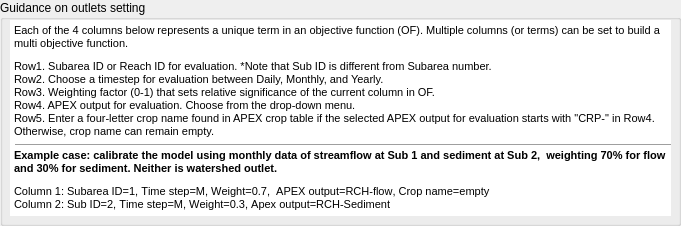
     <widget class="QGroupBox" name="groupBox_4">
      <property name="geometry">
       <rect>
        <x>10</x>
        <y>20</y>
        <width>681</width>
        <height>226</height>
       </rect>
      </property>
      <property name="title">
       <string>Guidance on outlets setting</string>
      </property>
      <widget class="QTextEdit" name="textEdit">
       <property name="geometry">
        <rect>
         <x>10</x>
         <y>20</y>
         <width>661</width>
         <height>126</height>
        </rect>
       </property>
       <property name="frameShape">
        <enum>QFrame::NoFrame</enum>
       </property>
       <property name="readOnly">
        <bool>true</bool>
       </property>
       <property name="html">
        <string>&lt;!DOCTYPE HTML PUBLIC &quot;-//W3C//DTD HTML 4.0//EN&quot; &quot;http://www.w3.org/TR/REC-html40/strict.dtd&quot;&gt;
&lt;html&gt;&lt;head&gt;&lt;meta name=&quot;qrichtext&quot; content=&quot;1&quot; /&gt;&lt;style type=&quot;text/css&quot;&gt;
p, li { white-space: pre-wrap; }
&lt;/style&gt;&lt;/head&gt;&lt;body style=&quot; font-family:'MS Shell Dlg 2'; font-size:9pt; font-weight:400; font-style:normal;&quot;&gt;
&lt;p style=&quot; margin-top:0px; margin-bottom:0px; margin-left:0px; margin-right:0px; -qt-block-indent:0; text-indent:0px;&quot;&gt;&lt;span style=&quot; font-size:8pt;&quot;&gt;Each of the 4 columns below represents a unique term in an objective function (OF). Multiple columns (or terms) can be set to build a multi objective function. &lt;/span&gt;&lt;/p&gt;
&lt;p style=&quot; margin-top:0px; margin-bottom:0px; margin-left:0px; margin-right:0px; -qt-block-indent:0; text-indent:0px;&quot;&gt;&lt;span style=&quot; font-size:6pt;&quot;&gt; &lt;/span&gt;&lt;/p&gt;
&lt;p style=&quot; margin-top:0px; margin-bottom:0px; margin-left:0px; margin-right:0px; -qt-block-indent:0; text-indent:0px;&quot;&gt;&lt;span style=&quot; font-size:8pt;&quot;&gt;Row1. Subarea ID or Reach ID for evaluation. *Note that Sub ID is different from Subarea number.&lt;/span&gt;&lt;/p&gt;
&lt;p style=&quot; margin-top:0px; margin-bottom:0px; margin-left:0px; margin-right:0px; -qt-block-indent:0; text-indent:0px;&quot;&gt;&lt;span style=&quot; font-size:8pt;&quot;&gt;Row2. Choose a timestep for evaluation between Daily, Monthly, and Yearly.&lt;/span&gt;&lt;/p&gt;
&lt;p style=&quot; margin-top:0px; margin-bottom:0px; margin-left:0px; margin-right:0px; -qt-block-indent:0; text-indent:0px;&quot;&gt;&lt;span style=&quot; font-size:8pt;&quot;&gt;Row3. Weighting factor (0-1) that sets relative significance of the current column in OF.&lt;/span&gt;&lt;/p&gt;
&lt;p style=&quot; margin-top:0px; margin-bottom:0px; margin-left:0px; margin-right:0px; -qt-block-indent:0; text-indent:0px;&quot;&gt;&lt;span style=&quot; font-size:8pt;&quot;&gt;Row4. APEX output for evaluation. Choose from the drop-down menu.&lt;/span&gt;&lt;/p&gt;
&lt;p style=&quot; margin-top:0px; margin-bottom:0px; margin-left:0px; margin-right:0px; -qt-block-indent:0; text-indent:0px;&quot;&gt;&lt;span style=&quot; font-size:8pt;&quot;&gt;Row5. Enter a four-letter crop name found in APEX crop table if the selected APEX output for evaluation starts with &amp;quot;CRP-&amp;quot; in Row4. Otherwise, crop name can remain empty.&lt;/span&gt;&lt;/p&gt;&lt;/body&gt;&lt;/html&gt;</string>
       </property>
      </widget>
      <widget class="QTextEdit" name="textEdit_3">
       <property name="geometry">
        <rect>
         <x>10</x>
         <y>145</y>
         <width>661</width>
         <height>71</height>
        </rect>
       </property>
       <property name="font">
        <font>
         <italic>false</italic>
         <kerning>false</kerning>
        </font>
       </property>
       <property name="frameShape">
        <enum>QFrame::NoFrame</enum>
       </property>
       <property name="html">
        <string>&lt;!DOCTYPE HTML PUBLIC &quot;-//W3C//DTD HTML 4.0//EN&quot; &quot;http://www.w3.org/TR/REC-html40/strict.dtd&quot;&gt;
&lt;html&gt;&lt;head&gt;&lt;meta name=&quot;qrichtext&quot; content=&quot;1&quot; /&gt;&lt;style type=&quot;text/css&quot;&gt;
p, li { white-space: pre-wrap; }
&lt;/style&gt;&lt;/head&gt;&lt;body style=&quot; font-family:'MS Shell Dlg 2'; font-size:9pt; font-weight:400; font-style:normal;&quot;&gt;
&lt;p style=&quot; margin-top:0px; margin-bottom:0px; margin-left:0px; margin-right:0px; -qt-block-indent:0; text-indent:0px;&quot;&gt;&lt;span style=&quot; font-size:8pt; font-weight:600;&quot;&gt;Example case: calibrate the model using monthly data of streamflow at Sub 1 and sediment at Sub 2,  weighting 70% for flow and 30% for sediment. Neither is watershed outlet.&lt;/span&gt;&lt;/p&gt;
&lt;p style=&quot; margin-top:0px; margin-bottom:0px; margin-left:0px; margin-right:0px; -qt-block-indent:0; text-indent:0px;&quot;&gt;&lt;span style=&quot; font-size:6pt;&quot;&gt;  &lt;/span&gt;&lt;/p&gt;
&lt;p style=&quot; margin-top:0px; margin-bottom:0px; margin-left:0px; margin-right:0px; -qt-block-indent:0; text-indent:0px;&quot;&gt;&lt;span style=&quot; font-size:8pt;&quot;&gt;Column 1: Subarea ID=1, Time step=M, Weight=0.7,  APEX output=RCH-flow, Crop name=empty&lt;/span&gt;&lt;/p&gt;
&lt;p style=&quot; margin-top:0px; margin-bottom:0px; margin-left:0px; margin-right:0px; -qt-block-indent:0; text-indent:0px;&quot;&gt;&lt;span style=&quot; font-size:8pt;&quot;&gt;Column 2: Sub ID=2, Time step=M, Weight=0.3, Apex output=RCH-Sediment&lt;/span&gt;&lt;/p&gt;&lt;/body&gt;&lt;/html&gt;</string>
       </property>
      </widget>
      <widget class="Line" name="line_3">
       <property name="geometry">
        <rect>
         <x>15</x>
         <y>135</y>
         <width>656</width>
         <height>21</height>
        </rect>
       </property>
       <property name="lineWidth">
        <number>1</number>
       </property>
       <property name="orientation">
        <enum>Qt::Horizontal</enum>
       </property>
      </widget>
     </widget>
